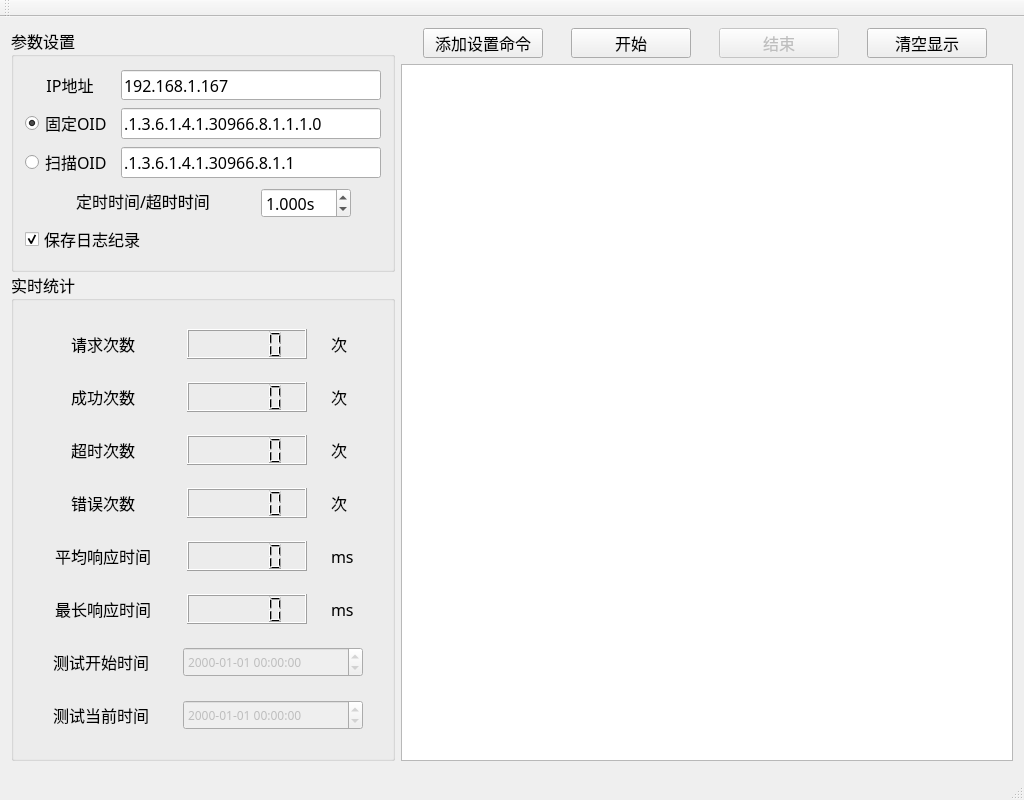
<?xml version="1.0" encoding="UTF-8"?>
<ui version="4.0">
 <class>MainWindow</class>
 <widget class="QMainWindow" name="MainWindow">
  <property name="geometry">
   <rect>
    <x>0</x>
    <y>0</y>
    <width>1024</width>
    <height>800</height>
   </rect>
  </property>
  <property name="font">
   <font>
    <family>微软雅黑</family>
    <pointsize>12</pointsize>
   </font>
  </property>
  <property name="windowTitle">
   <string>MainWindow</string>
  </property>
  <widget class="QWidget" name="centralWidget">
   <layout class="QHBoxLayout" name="horizontalLayout_13">
    <item>
     <layout class="QVBoxLayout" name="verticalLayout_4" stretch="1,2">
      <property name="spacing">
       <number>0</number>
      </property>
      <item>
       <widget class="QGroupBox" name="groupBox">
        <property name="title">
         <string>参数设置</string>
        </property>
        <layout class="QVBoxLayout" name="verticalLayout">
         <item>
          <layout class="QHBoxLayout" name="horizontalLayout">
           <item>
            <widget class="QLabel" name="label">
             <property name="sizePolicy">
              <sizepolicy hsizetype="Fixed" vsizetype="Fixed">
               <horstretch>0</horstretch>
               <verstretch>0</verstretch>
              </sizepolicy>
             </property>
             <property name="minimumSize">
              <size>
               <width>90</width>
               <height>30</height>
              </size>
             </property>
             <property name="layoutDirection">
              <enum>Qt::LeftToRight</enum>
             </property>
             <property name="text">
              <string>IP地址</string>
             </property>
             <property name="alignment">
              <set>Qt::AlignCenter</set>
             </property>
            </widget>
           </item>
           <item>
            <widget class="QLineEdit" name="ipEdit">
             <property name="sizePolicy">
              <sizepolicy hsizetype="Fixed" vsizetype="Fixed">
               <horstretch>0</horstretch>
               <verstretch>0</verstretch>
              </sizepolicy>
             </property>
             <property name="minimumSize">
              <size>
               <width>260</width>
               <height>30</height>
              </size>
             </property>
             <property name="maximumSize">
              <size>
               <width>260</width>
               <height>30</height>
              </size>
             </property>
             <property name="text">
              <string>192.168.1.167</string>
             </property>
            </widget>
           </item>
          </layout>
         </item>
         <item>
          <layout class="QHBoxLayout" name="horizontalLayout_2">
           <item>
            <widget class="QRadioButton" name="oidRadio">
             <property name="sizePolicy">
              <sizepolicy hsizetype="Fixed" vsizetype="Fixed">
               <horstretch>0</horstretch>
               <verstretch>0</verstretch>
              </sizepolicy>
             </property>
             <property name="minimumSize">
              <size>
               <width>90</width>
               <height>30</height>
              </size>
             </property>
             <property name="maximumSize">
              <size>
               <width>90</width>
               <height>30</height>
              </size>
             </property>
             <property name="layoutDirection">
              <enum>Qt::LeftToRight</enum>
             </property>
             <property name="text">
              <string>固定OID</string>
             </property>
             <property name="checked">
              <bool>true</bool>
             </property>
            </widget>
           </item>
           <item>
            <widget class="QLineEdit" name="oidEdit">
             <property name="sizePolicy">
              <sizepolicy hsizetype="Fixed" vsizetype="Fixed">
               <horstretch>0</horstretch>
               <verstretch>0</verstretch>
              </sizepolicy>
             </property>
             <property name="minimumSize">
              <size>
               <width>260</width>
               <height>30</height>
              </size>
             </property>
             <property name="text">
              <string>.1.3.6.1.4.1.30966.8.1.1.1.0</string>
             </property>
            </widget>
           </item>
          </layout>
         </item>
         <item>
          <layout class="QHBoxLayout" name="horizontalLayout_3">
           <item>
            <widget class="QRadioButton" name="suboidRadio">
             <property name="sizePolicy">
              <sizepolicy hsizetype="Fixed" vsizetype="Fixed">
               <horstretch>0</horstretch>
               <verstretch>0</verstretch>
              </sizepolicy>
             </property>
             <property name="minimumSize">
              <size>
               <width>90</width>
               <height>30</height>
              </size>
             </property>
             <property name="maximumSize">
              <size>
               <width>90</width>
               <height>30</height>
              </size>
             </property>
             <property name="layoutDirection">
              <enum>Qt::LeftToRight</enum>
             </property>
             <property name="text">
              <string>扫描OID</string>
             </property>
             <property name="checked">
              <bool>false</bool>
             </property>
            </widget>
           </item>
           <item>
            <widget class="QLineEdit" name="suboidEdit">
             <property name="sizePolicy">
              <sizepolicy hsizetype="Fixed" vsizetype="Fixed">
               <horstretch>0</horstretch>
               <verstretch>0</verstretch>
              </sizepolicy>
             </property>
             <property name="minimumSize">
              <size>
               <width>260</width>
               <height>30</height>
              </size>
             </property>
             <property name="text">
              <string>.1.3.6.1.4.1.30966.8.1.1</string>
             </property>
            </widget>
           </item>
          </layout>
         </item>
         <item>
          <layout class="QHBoxLayout" name="horizontalLayout_4">
           <property name="spacing">
            <number>0</number>
           </property>
           <item>
            <widget class="QLabel" name="label_2">
             <property name="sizePolicy">
              <sizepolicy hsizetype="Fixed" vsizetype="Fixed">
               <horstretch>0</horstretch>
               <verstretch>0</verstretch>
              </sizepolicy>
             </property>
             <property name="minimumSize">
              <size>
               <width>180</width>
               <height>30</height>
              </size>
             </property>
             <property name="maximumSize">
              <size>
               <width>180</width>
               <height>30</height>
              </size>
             </property>
             <property name="layoutDirection">
              <enum>Qt::LeftToRight</enum>
             </property>
             <property name="text">
              <string>定时时间/超时时间</string>
             </property>
             <property name="alignment">
              <set>Qt::AlignCenter</set>
             </property>
            </widget>
           </item>
           <item>
            <widget class="QDoubleSpinBox" name="timeSpinBox">
             <property name="sizePolicy">
              <sizepolicy hsizetype="Fixed" vsizetype="Fixed">
               <horstretch>0</horstretch>
               <verstretch>0</verstretch>
              </sizepolicy>
             </property>
             <property name="minimumSize">
              <size>
               <width>90</width>
               <height>30</height>
              </size>
             </property>
             <property name="maximumSize">
              <size>
               <width>90</width>
               <height>25</height>
              </size>
             </property>
             <property name="suffix">
              <string>s</string>
             </property>
             <property name="decimals">
              <number>3</number>
             </property>
             <property name="minimum">
              <double>0.010000000000000</double>
             </property>
             <property name="singleStep">
              <double>0.010000000000000</double>
             </property>
             <property name="value">
              <double>1.000000000000000</double>
             </property>
            </widget>
           </item>
          </layout>
         </item>
         <item>
          <widget class="QCheckBox" name="logCheckBox">
           <property name="enabled">
            <bool>true</bool>
           </property>
           <property name="sizePolicy">
            <sizepolicy hsizetype="Fixed" vsizetype="Fixed">
             <horstretch>0</horstretch>
             <verstretch>0</verstretch>
            </sizepolicy>
           </property>
           <property name="minimumSize">
            <size>
             <width>120</width>
             <height>30</height>
            </size>
           </property>
           <property name="maximumSize">
            <size>
             <width>120</width>
             <height>30</height>
            </size>
           </property>
           <property name="text">
            <string>保存日志纪录</string>
           </property>
           <property name="checked">
            <bool>true</bool>
           </property>
          </widget>
         </item>
        </layout>
       </widget>
      </item>
      <item>
       <widget class="QGroupBox" name="groupBox_2">
        <property name="title">
         <string>实时统计</string>
        </property>
        <layout class="QVBoxLayout" name="verticalLayout_2">
         <item>
          <layout class="QHBoxLayout" name="horizontalLayout_5">
           <item>
            <widget class="QLabel" name="label_3">
             <property name="sizePolicy">
              <sizepolicy hsizetype="Fixed" vsizetype="Fixed">
               <horstretch>0</horstretch>
               <verstretch>0</verstretch>
              </sizepolicy>
             </property>
             <property name="minimumSize">
              <size>
               <width>120</width>
               <height>30</height>
              </size>
             </property>
             <property name="maximumSize">
              <size>
               <width>120</width>
               <height>30</height>
              </size>
             </property>
             <property name="text">
              <string>请求次数</string>
             </property>
             <property name="alignment">
              <set>Qt::AlignCenter</set>
             </property>
            </widget>
           </item>
           <item>
            <widget class="QLCDNumber" name="allLcd">
             <property name="sizePolicy">
              <sizepolicy hsizetype="Fixed" vsizetype="Fixed">
               <horstretch>0</horstretch>
               <verstretch>0</verstretch>
              </sizepolicy>
             </property>
             <property name="minimumSize">
              <size>
               <width>120</width>
               <height>30</height>
              </size>
             </property>
             <property name="maximumSize">
              <size>
               <width>120</width>
               <height>30</height>
              </size>
             </property>
            </widget>
           </item>
           <item>
            <widget class="QLabel" name="label_12">
             <property name="sizePolicy">
              <sizepolicy hsizetype="Fixed" vsizetype="Fixed">
               <horstretch>0</horstretch>
               <verstretch>0</verstretch>
              </sizepolicy>
             </property>
             <property name="minimumSize">
              <size>
               <width>30</width>
               <height>30</height>
              </size>
             </property>
             <property name="maximumSize">
              <size>
               <width>30</width>
               <height>30</height>
              </size>
             </property>
             <property name="text">
              <string>次</string>
             </property>
            </widget>
           </item>
          </layout>
         </item>
         <item>
          <layout class="QHBoxLayout" name="horizontalLayout_6">
           <item>
            <widget class="QLabel" name="label_4">
             <property name="sizePolicy">
              <sizepolicy hsizetype="Fixed" vsizetype="Fixed">
               <horstretch>0</horstretch>
               <verstretch>0</verstretch>
              </sizepolicy>
             </property>
             <property name="minimumSize">
              <size>
               <width>120</width>
               <height>30</height>
              </size>
             </property>
             <property name="maximumSize">
              <size>
               <width>120</width>
               <height>30</height>
              </size>
             </property>
             <property name="text">
              <string>成功次数</string>
             </property>
             <property name="alignment">
              <set>Qt::AlignCenter</set>
             </property>
            </widget>
           </item>
           <item>
            <widget class="QLCDNumber" name="okLcd">
             <property name="sizePolicy">
              <sizepolicy hsizetype="Fixed" vsizetype="Fixed">
               <horstretch>0</horstretch>
               <verstretch>0</verstretch>
              </sizepolicy>
             </property>
             <property name="minimumSize">
              <size>
               <width>120</width>
               <height>30</height>
              </size>
             </property>
             <property name="maximumSize">
              <size>
               <width>120</width>
               <height>30</height>
              </size>
             </property>
            </widget>
           </item>
           <item>
            <widget class="QLabel" name="label_13">
             <property name="sizePolicy">
              <sizepolicy hsizetype="Fixed" vsizetype="Fixed">
               <horstretch>0</horstretch>
               <verstretch>0</verstretch>
              </sizepolicy>
             </property>
             <property name="minimumSize">
              <size>
               <width>30</width>
               <height>30</height>
              </size>
             </property>
             <property name="maximumSize">
              <size>
               <width>30</width>
               <height>30</height>
              </size>
             </property>
             <property name="text">
              <string>次</string>
             </property>
            </widget>
           </item>
          </layout>
         </item>
         <item>
          <layout class="QHBoxLayout" name="horizontalLayout_7">
           <item>
            <widget class="QLabel" name="label_5">
             <property name="sizePolicy">
              <sizepolicy hsizetype="Fixed" vsizetype="Fixed">
               <horstretch>0</horstretch>
               <verstretch>0</verstretch>
              </sizepolicy>
             </property>
             <property name="minimumSize">
              <size>
               <width>120</width>
               <height>30</height>
              </size>
             </property>
             <property name="maximumSize">
              <size>
               <width>120</width>
               <height>30</height>
              </size>
             </property>
             <property name="text">
              <string>超时次数</string>
             </property>
             <property name="alignment">
              <set>Qt::AlignCenter</set>
             </property>
            </widget>
           </item>
           <item>
            <widget class="QLCDNumber" name="outLcd">
             <property name="sizePolicy">
              <sizepolicy hsizetype="Fixed" vsizetype="Fixed">
               <horstretch>0</horstretch>
               <verstretch>0</verstretch>
              </sizepolicy>
             </property>
             <property name="minimumSize">
              <size>
               <width>120</width>
               <height>30</height>
              </size>
             </property>
             <property name="maximumSize">
              <size>
               <width>120</width>
               <height>30</height>
              </size>
             </property>
            </widget>
           </item>
           <item>
            <widget class="QLabel" name="label_14">
             <property name="sizePolicy">
              <sizepolicy hsizetype="Fixed" vsizetype="Fixed">
               <horstretch>0</horstretch>
               <verstretch>0</verstretch>
              </sizepolicy>
             </property>
             <property name="minimumSize">
              <size>
               <width>30</width>
               <height>30</height>
              </size>
             </property>
             <property name="maximumSize">
              <size>
               <width>30</width>
               <height>30</height>
              </size>
             </property>
             <property name="text">
              <string>次</string>
             </property>
            </widget>
           </item>
          </layout>
         </item>
         <item>
          <layout class="QHBoxLayout" name="horizontalLayout_14">
           <item>
            <widget class="QLabel" name="label_15">
             <property name="sizePolicy">
              <sizepolicy hsizetype="Fixed" vsizetype="Fixed">
               <horstretch>0</horstretch>
               <verstretch>0</verstretch>
              </sizepolicy>
             </property>
             <property name="minimumSize">
              <size>
               <width>120</width>
               <height>30</height>
              </size>
             </property>
             <property name="maximumSize">
              <size>
               <width>120</width>
               <height>30</height>
              </size>
             </property>
             <property name="text">
              <string>错误次数</string>
             </property>
             <property name="alignment">
              <set>Qt::AlignCenter</set>
             </property>
            </widget>
           </item>
           <item>
            <widget class="QLCDNumber" name="errLcd">
             <property name="sizePolicy">
              <sizepolicy hsizetype="Fixed" vsizetype="Fixed">
               <horstretch>0</horstretch>
               <verstretch>0</verstretch>
              </sizepolicy>
             </property>
             <property name="minimumSize">
              <size>
               <width>120</width>
               <height>30</height>
              </size>
             </property>
             <property name="maximumSize">
              <size>
               <width>120</width>
               <height>30</height>
              </size>
             </property>
            </widget>
           </item>
           <item>
            <widget class="QLabel" name="label_16">
             <property name="sizePolicy">
              <sizepolicy hsizetype="Fixed" vsizetype="Fixed">
               <horstretch>0</horstretch>
               <verstretch>0</verstretch>
              </sizepolicy>
             </property>
             <property name="minimumSize">
              <size>
               <width>30</width>
               <height>30</height>
              </size>
             </property>
             <property name="maximumSize">
              <size>
               <width>30</width>
               <height>30</height>
              </size>
             </property>
             <property name="text">
              <string>次</string>
             </property>
            </widget>
           </item>
          </layout>
         </item>
         <item>
          <layout class="QHBoxLayout" name="horizontalLayout_8">
           <item>
            <widget class="QLabel" name="label_7">
             <property name="sizePolicy">
              <sizepolicy hsizetype="Fixed" vsizetype="Fixed">
               <horstretch>0</horstretch>
               <verstretch>0</verstretch>
              </sizepolicy>
             </property>
             <property name="minimumSize">
              <size>
               <width>120</width>
               <height>30</height>
              </size>
             </property>
             <property name="maximumSize">
              <size>
               <width>120</width>
               <height>30</height>
              </size>
             </property>
             <property name="text">
              <string>平均响应时间</string>
             </property>
             <property name="alignment">
              <set>Qt::AlignCenter</set>
             </property>
            </widget>
           </item>
           <item>
            <widget class="QLCDNumber" name="resLcd">
             <property name="sizePolicy">
              <sizepolicy hsizetype="Fixed" vsizetype="Fixed">
               <horstretch>0</horstretch>
               <verstretch>0</verstretch>
              </sizepolicy>
             </property>
             <property name="minimumSize">
              <size>
               <width>120</width>
               <height>30</height>
              </size>
             </property>
             <property name="maximumSize">
              <size>
               <width>120</width>
               <height>30</height>
              </size>
             </property>
            </widget>
           </item>
           <item>
            <widget class="QLabel" name="label_6">
             <property name="sizePolicy">
              <sizepolicy hsizetype="Fixed" vsizetype="Fixed">
               <horstretch>0</horstretch>
               <verstretch>0</verstretch>
              </sizepolicy>
             </property>
             <property name="minimumSize">
              <size>
               <width>30</width>
               <height>30</height>
              </size>
             </property>
             <property name="maximumSize">
              <size>
               <width>30</width>
               <height>30</height>
              </size>
             </property>
             <property name="text">
              <string>ms</string>
             </property>
            </widget>
           </item>
          </layout>
         </item>
         <item>
          <layout class="QHBoxLayout" name="horizontalLayout_9">
           <item>
            <widget class="QLabel" name="label_8">
             <property name="sizePolicy">
              <sizepolicy hsizetype="Fixed" vsizetype="Fixed">
               <horstretch>0</horstretch>
               <verstretch>0</verstretch>
              </sizepolicy>
             </property>
             <property name="minimumSize">
              <size>
               <width>120</width>
               <height>30</height>
              </size>
             </property>
             <property name="maximumSize">
              <size>
               <width>120</width>
               <height>30</height>
              </size>
             </property>
             <property name="text">
              <string>最长响应时间</string>
             </property>
             <property name="alignment">
              <set>Qt::AlignCenter</set>
             </property>
            </widget>
           </item>
           <item>
            <widget class="QLCDNumber" name="longLcd">
             <property name="sizePolicy">
              <sizepolicy hsizetype="Fixed" vsizetype="Fixed">
               <horstretch>0</horstretch>
               <verstretch>0</verstretch>
              </sizepolicy>
             </property>
             <property name="minimumSize">
              <size>
               <width>120</width>
               <height>30</height>
              </size>
             </property>
             <property name="maximumSize">
              <size>
               <width>120</width>
               <height>30</height>
              </size>
             </property>
            </widget>
           </item>
           <item>
            <widget class="QLabel" name="label_11">
             <property name="sizePolicy">
              <sizepolicy hsizetype="Fixed" vsizetype="Fixed">
               <horstretch>0</horstretch>
               <verstretch>0</verstretch>
              </sizepolicy>
             </property>
             <property name="minimumSize">
              <size>
               <width>30</width>
               <height>30</height>
              </size>
             </property>
             <property name="maximumSize">
              <size>
               <width>30</width>
               <height>30</height>
              </size>
             </property>
             <property name="text">
              <string>ms</string>
             </property>
            </widget>
           </item>
          </layout>
         </item>
         <item>
          <layout class="QHBoxLayout" name="horizontalLayout_10">
           <item>
            <widget class="QLabel" name="label_9">
             <property name="sizePolicy">
              <sizepolicy hsizetype="Fixed" vsizetype="Fixed">
               <horstretch>0</horstretch>
               <verstretch>0</verstretch>
              </sizepolicy>
             </property>
             <property name="minimumSize">
              <size>
               <width>120</width>
               <height>30</height>
              </size>
             </property>
             <property name="maximumSize">
              <size>
               <width>120</width>
               <height>30</height>
              </size>
             </property>
             <property name="text">
              <string>测试开始时间</string>
             </property>
             <property name="alignment">
              <set>Qt::AlignCenter</set>
             </property>
            </widget>
           </item>
           <item>
            <widget class="QDateTimeEdit" name="starttime">
             <property name="enabled">
              <bool>false</bool>
             </property>
             <property name="sizePolicy">
              <sizepolicy hsizetype="Fixed" vsizetype="Fixed">
               <horstretch>0</horstretch>
               <verstretch>0</verstretch>
              </sizepolicy>
             </property>
             <property name="minimumSize">
              <size>
               <width>180</width>
               <height>30</height>
              </size>
             </property>
             <property name="maximumSize">
              <size>
               <width>180</width>
               <height>30</height>
              </size>
             </property>
             <property name="font">
              <font>
               <pointsize>9</pointsize>
              </font>
             </property>
             <property name="displayFormat">
              <string>yyyy-MM-dd hh:mm:ss</string>
             </property>
            </widget>
           </item>
          </layout>
         </item>
         <item>
          <layout class="QHBoxLayout" name="horizontalLayout_11">
           <item>
            <widget class="QLabel" name="label_10">
             <property name="sizePolicy">
              <sizepolicy hsizetype="Fixed" vsizetype="Fixed">
               <horstretch>0</horstretch>
               <verstretch>0</verstretch>
              </sizepolicy>
             </property>
             <property name="minimumSize">
              <size>
               <width>120</width>
               <height>30</height>
              </size>
             </property>
             <property name="maximumSize">
              <size>
               <width>120</width>
               <height>30</height>
              </size>
             </property>
             <property name="text">
              <string>测试当前时间</string>
             </property>
             <property name="alignment">
              <set>Qt::AlignCenter</set>
             </property>
            </widget>
           </item>
           <item>
            <widget class="QDateTimeEdit" name="currenttime">
             <property name="enabled">
              <bool>false</bool>
             </property>
             <property name="sizePolicy">
              <sizepolicy hsizetype="Fixed" vsizetype="Fixed">
               <horstretch>0</horstretch>
               <verstretch>0</verstretch>
              </sizepolicy>
             </property>
             <property name="minimumSize">
              <size>
               <width>180</width>
               <height>30</height>
              </size>
             </property>
             <property name="maximumSize">
              <size>
               <width>180</width>
               <height>30</height>
              </size>
             </property>
             <property name="font">
              <font>
               <pointsize>9</pointsize>
              </font>
             </property>
             <property name="displayFormat">
              <string>yyyy-MM-dd hh:mm:ss</string>
             </property>
            </widget>
           </item>
          </layout>
         </item>
        </layout>
       </widget>
      </item>
     </layout>
    </item>
    <item>
     <layout class="QVBoxLayout" name="verticalLayout_3">
      <item>
       <layout class="QHBoxLayout" name="horizontalLayout_12">
        <item>
         <widget class="QPushButton" name="addSetCmdBtn">
          <property name="sizePolicy">
           <sizepolicy hsizetype="Fixed" vsizetype="Fixed">
            <horstretch>0</horstretch>
            <verstretch>0</verstretch>
           </sizepolicy>
          </property>
          <property name="minimumSize">
           <size>
            <width>120</width>
            <height>30</height>
           </size>
          </property>
          <property name="maximumSize">
           <size>
            <width>120</width>
            <height>30</height>
           </size>
          </property>
          <property name="text">
           <string>添加设置命令</string>
          </property>
         </widget>
        </item>
        <item>
         <widget class="QPushButton" name="startBtn">
          <property name="sizePolicy">
           <sizepolicy hsizetype="Fixed" vsizetype="Fixed">
            <horstretch>0</horstretch>
            <verstretch>0</verstretch>
           </sizepolicy>
          </property>
          <property name="minimumSize">
           <size>
            <width>120</width>
            <height>30</height>
           </size>
          </property>
          <property name="maximumSize">
           <size>
            <width>120</width>
            <height>30</height>
           </size>
          </property>
          <property name="text">
           <string>开始</string>
          </property>
         </widget>
        </item>
        <item>
         <widget class="QPushButton" name="overBtn">
          <property name="enabled">
           <bool>false</bool>
          </property>
          <property name="sizePolicy">
           <sizepolicy hsizetype="Fixed" vsizetype="Fixed">
            <horstretch>0</horstretch>
            <verstretch>0</verstretch>
           </sizepolicy>
          </property>
          <property name="minimumSize">
           <size>
            <width>120</width>
            <height>30</height>
           </size>
          </property>
          <property name="maximumSize">
           <size>
            <width>120</width>
            <height>30</height>
           </size>
          </property>
          <property name="text">
           <string>结束</string>
          </property>
         </widget>
        </item>
        <item>
         <widget class="QPushButton" name="clearBtn">
          <property name="sizePolicy">
           <sizepolicy hsizetype="Fixed" vsizetype="Fixed">
            <horstretch>0</horstretch>
            <verstretch>0</verstretch>
           </sizepolicy>
          </property>
          <property name="minimumSize">
           <size>
            <width>120</width>
            <height>30</height>
           </size>
          </property>
          <property name="maximumSize">
           <size>
            <width>120</width>
            <height>30</height>
           </size>
          </property>
          <property name="text">
           <string>清空显示</string>
          </property>
         </widget>
        </item>
       </layout>
      </item>
      <item>
       <widget class="QTextEdit" name="textEdit">
        <property name="enabled">
         <bool>true</bool>
        </property>
        <property name="font">
         <font>
          <pointsize>8</pointsize>
         </font>
        </property>
       </widget>
      </item>
     </layout>
    </item>
   </layout>
  </widget>
  <widget class="QMenuBar" name="menuBar">
   <property name="geometry">
    <rect>
     <x>0</x>
     <y>0</y>
     <width>1024</width>
     <height>22</height>
    </rect>
   </property>
  </widget>
  <widget class="QToolBar" name="mainToolBar">
   <attribute name="toolBarArea">
    <enum>TopToolBarArea</enum>
   </attribute>
   <attribute name="toolBarBreak">
    <bool>false</bool>
   </attribute>
  </widget>
  <widget class="QStatusBar" name="statusBar"/>
 </widget>
 <layoutdefault spacing="6" margin="11"/>
 <tabstops>
  <tabstop>ipEdit</tabstop>
  <tabstop>oidRadio</tabstop>
  <tabstop>suboidRadio</tabstop>
  <tabstop>timeSpinBox</tabstop>
  <tabstop>logCheckBox</tabstop>
  <tabstop>suboidEdit</tabstop>
  <tabstop>oidEdit</tabstop>
  <tabstop>startBtn</tabstop>
  <tabstop>overBtn</tabstop>
  <tabstop>clearBtn</tabstop>
  <tabstop>textEdit</tabstop>
  <tabstop>currenttime</tabstop>
  <tabstop>starttime</tabstop>
 </tabstops>
 <resources/>
 <connections/>
</ui>
